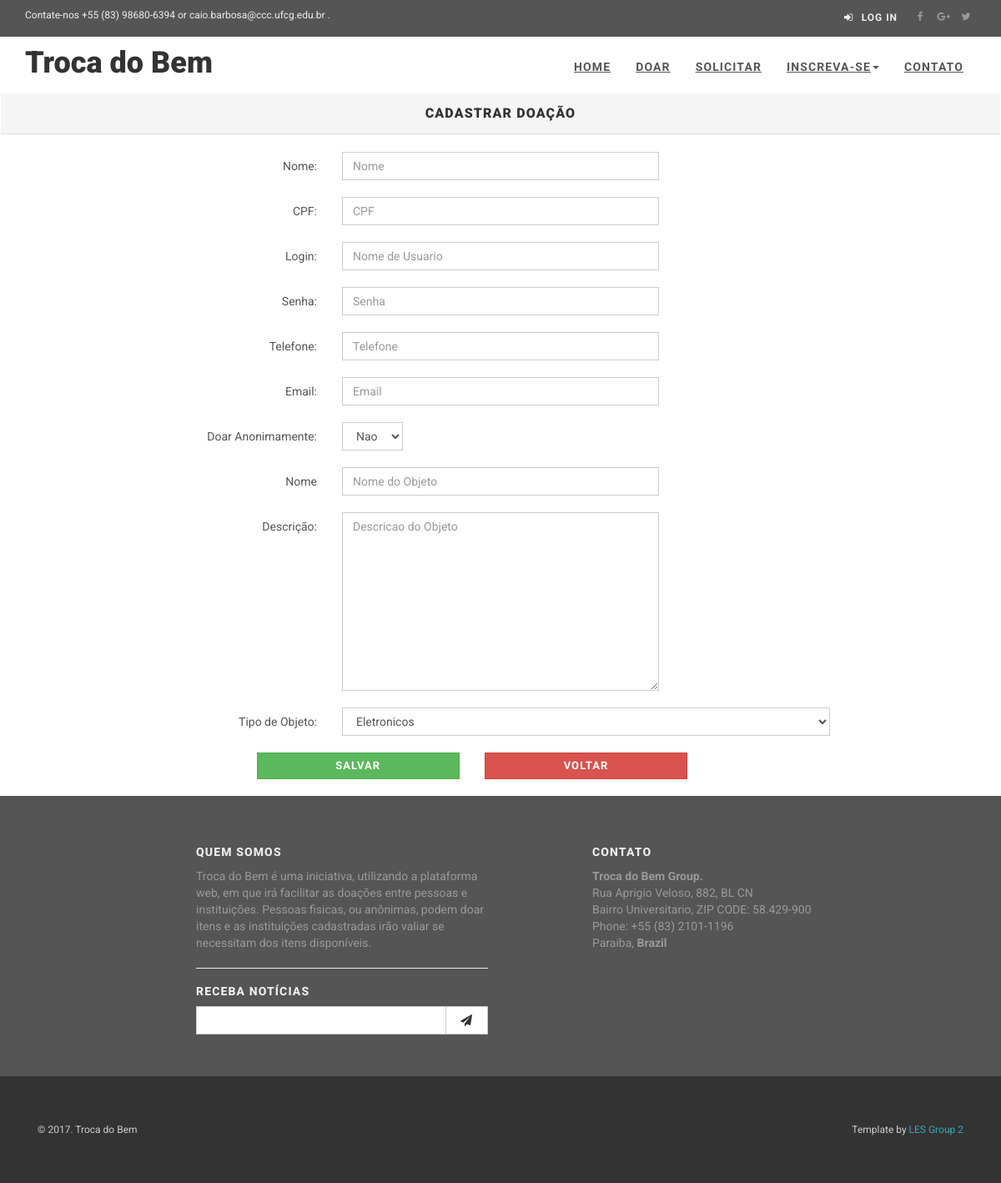
Page /requeriments/3/donationrequeriment/None on the earlier database version.
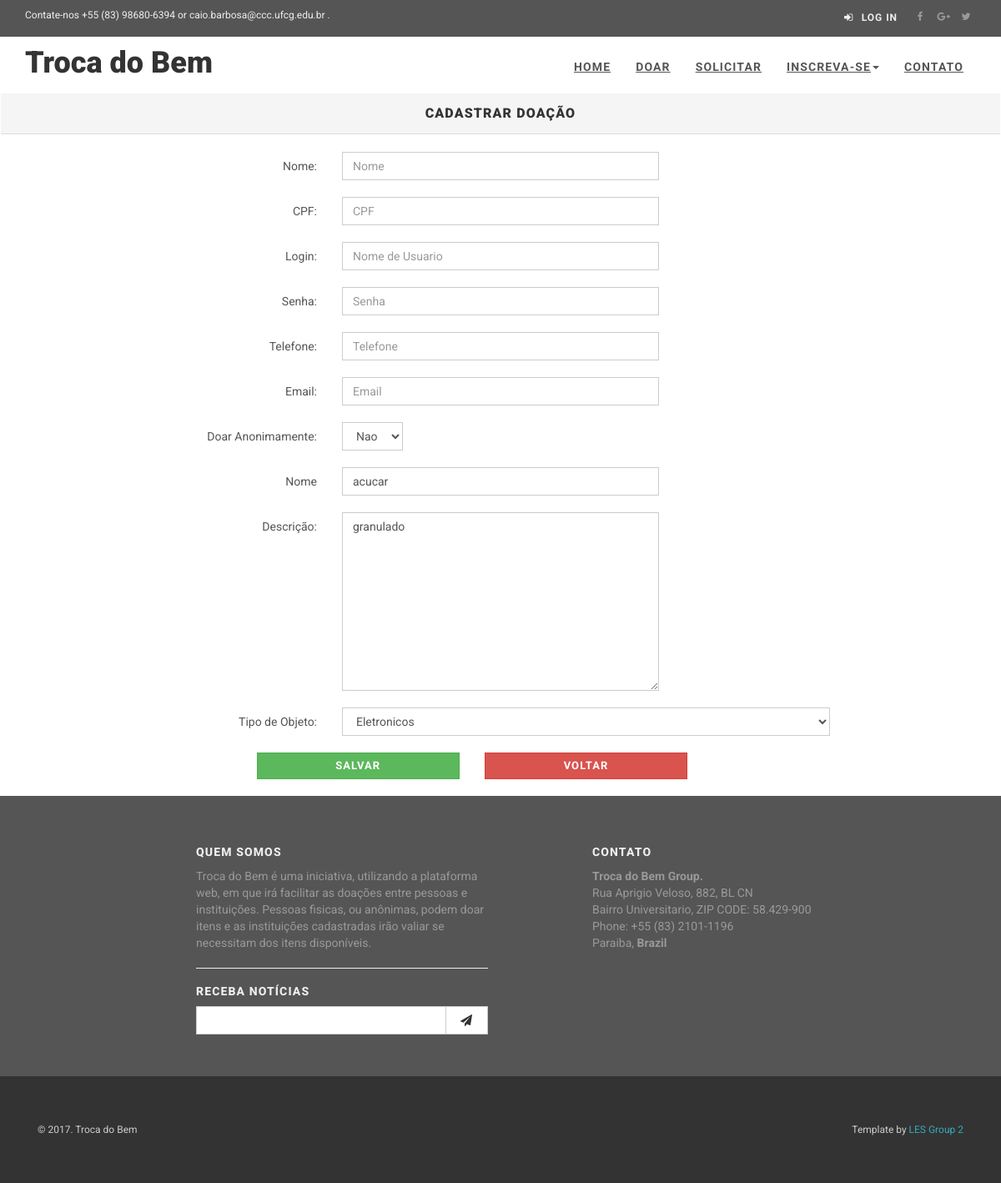
Same page on the later database version.
### app/models.py (models this page shows, shortened)
class TimeStamped(models.Model):
    class Meta:
        abstract = True
    created_at = models.DateTimeField(auto_now_add=True)
    published_at = models.DateTimeField(auto_now=True)

class Requirement(TimeStamped):
    class Meta:
        verbose_name = "Necessidade"
        verbose_name_plural = "Necessidades"
    name = models.CharField(max_length=100, blank=True, null=True)
    type = models.CharField(max_length=50, choices=object_type)
    status = models.BooleanField(default=True)
    owner = models.ForeignKey(User, on_delete=models.CASCADE, blank=True, null=True)
    description = models.TextField(max_length=300)

### app/views/DonatorRequerimentView.py (the view, shortened to what this page needs)
class DonatorRequerimentViewAnonymous(FormView):
    template_name = 'donator_requeriment_view.html'
    form_class = FormDonatorRequerimentNewUser
    success_url = '/login'
    def get_initial(self):
        initial = super(DonatorRequerimentViewAnonymous, self).get_initial()
        try:
            requeriment = Requirement.objects.get(id=self.kwargs['requeriment_id'])
        except:
            pass
        else:
            initial['name_item'] = requeriment.name
            initial['description'] = requeriment.description
            initial['object_type'] = requeriment.type
        return initial

### app/forms.py
class FormDonatorRequerimentNewUser(FormRegisterUser, FormObject):
    password = forms.CharField(widget=forms.PasswordInput
    (attrs={'required': True,
                                                                 'placeholder': _('Password')})),
    birth_date = forms.CharField(required=False,
                                 widget=forms.TextInput(attrs={'required': False,
                                                               'placeholder': _('Data de Nascimento'),
                                                               'maxlength': 150}))
    last_name = forms.CharField(required=False,
                                widget=forms.TextInput(attrs={'required': False,
                                                                             'maxlength': 200,
                                                              'placeholder': _('Sobrenome')}))

### app/templates/donator_requeriment_view.html (shortened to what this page needs)
{% extends 'base.html' %}
{% load staticfiles %}
{% block content %}
    <div class="panel panel-default">
        <div class="panel-heading">
            <h3 class="panel-title">
                <center>Cadastrar Doação</center>
            </h3>
        </div>
    </div>
    <form role="form" method="post" class="form-horizontal">
        <div>
            {% if not user.is_authenticated %}
                <div class="form-group">
                    <label class="col-md-4 control-label" for="first_name">Nome: </label>
                    <div class="col-md-4">
                        {{ form.first_name }}
                    </div>
                </div>
                <div class="form-group">
                    <label class="col-md-4 control-label" for="cpf">CPF: </label>
                    <div class="col-md-4">
                        {{ form.cpf }}
                    </div>
                </div>
                <div class="form-group">
                    <label class="col-md-4 control-label" for="login">Login:</label>
                    <div class="col-md-4">
                        {{ form.username }}
                    </div>
                </div>
                <div class="form-group">
                    <label class="col-md-4 control-label" for="password">Senha: </label>
                    <div class="col-md-4">
                        {{ form.password }}
                    </div>
                </div>
                <div class="form-group">
                    <label class="col-md-4 control-label" for="phone">Telefone: </label>
                    <div class="col-md-4">
                        {{ form.phone }}
                    </div>
                </div>
                <div class="form-group">
                    <label class="col-md-4 control-label" for="email">Email: </label>
                    <div class="col-md-4">
                        {{ form.email }}
                    </div>
                </div>
            {% endif %}
            <div class="form-group">
                <label class="col-md-4 control-label" for="anonymous">Doar Anonimamente: </label>
                <div class="col-md-1">
                    {{ form.anonymous }}
                </div>
            </div>
            <div class="form-group">
                <label class="col-md-4 control-label" for="name_item">Nome</label>
                <div class="col-md-4">
                    {{ form.name_item }}
                </div>
            </div>
            <div class="form-group">
                <label class="col-md-4 control-label" for="description">Descrição:</label>
                <div class="col-md-4">
                    {{ form.description }}
                </div>
            </div>
            <div class="form-group">
                <label class="col-md-4 control-label" for="object_type"
                >Tipo de Objeto:</label>
                <div class="col-md-6">
                    {{ form.object_type }}
                </div>
            </div>
        </div>
        <div class="form-group">
            <div class="col-md-8 col-md-offset-3">
                <div class="row">
                    <div class="col-sm-4">
                        <button type="submit" id="btn_salvar" class="btn btn-success btn-block">Salvar</button>
                    </div>
                    <div class="col-sm-4">
                        <a href="{% url "home" %}" id="btn_cancelar" class="btn btn-danger btn-block">Voltar</a>
                    </div>
                </div>
            </div>
        </div>
    </form>
{% endblock %}

Differences in the rows shown:
added Requirement: description "granulado"
Other differences:
form field name_item: (not shown) → "acucar"
